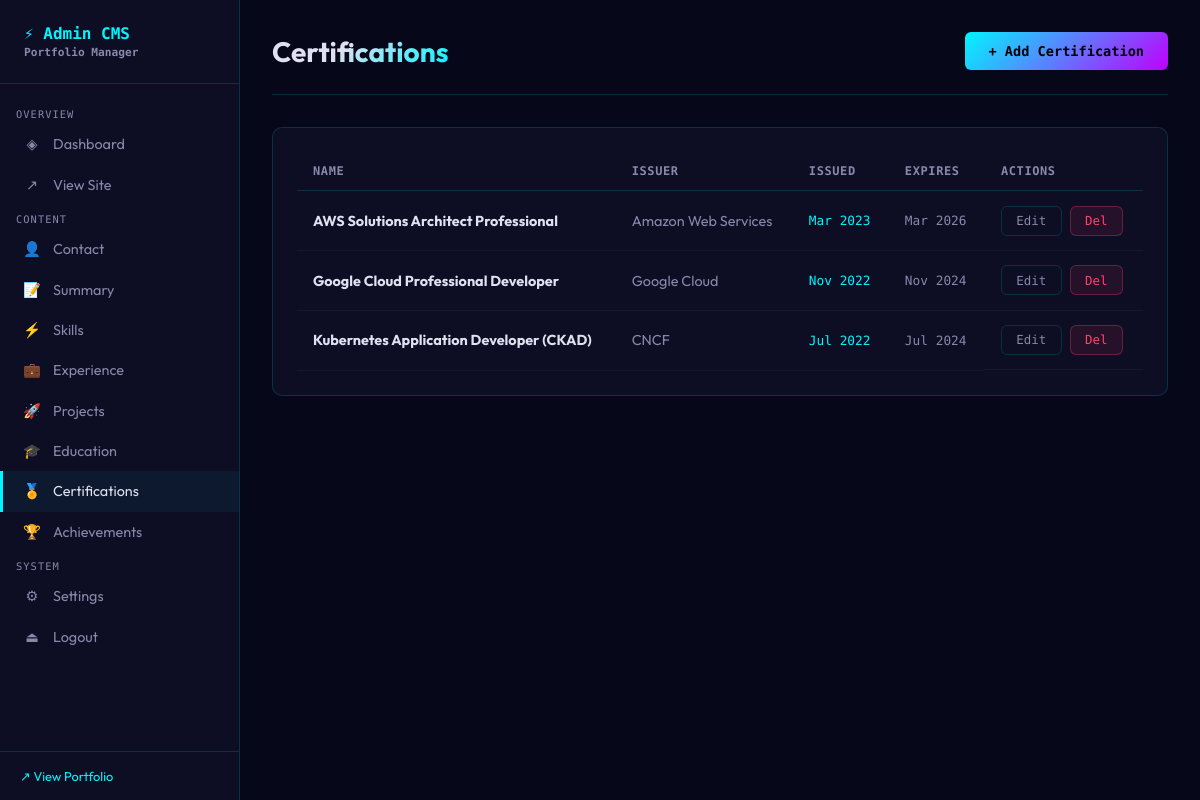
Screenshot of /admin/certifications (signed in) with the database file from the repository.
### tables this page shows
CREATE TABLE certifications (
        id INTEGER PRIMARY KEY,
        name TEXT NOT NULL, issuer TEXT, date_issued TEXT, expiry_date TEXT,
        credential_url TEXT, image_url TEXT, order_index INTEGER DEFAULT 0
    );

### app/routes/admin.py (the view)
@admin_bp.route('/certifications')
@login_required
def certifications():
    db = get_db(current_app.config['DB_PATH'])
    items = db.execute("SELECT * FROM certifications ORDER BY order_index").fetchall()
    db.close()
    return render_template('admin/certifications.html', items=[dict(i) for i in items])

### app/db.py (called while the page is built)
def get_db(db_path):
    conn = sqlite3.connect(db_path)
    conn.row_factory = sqlite3.Row
    conn.execute("PRAGMA journal_mode=WAL")
    return conn

### app/routes/admin.py (called while the page is built)
def login_required(f):
    @wraps(f)
    def decorated(*args, **kwargs):
        if not session.get('admin_logged_in'):
            return redirect(url_for('admin.login'))
        return f(*args, **kwargs)
    return decorated

### app/templates/admin/certifications.html (shortened to what this page needs)
{% extends 'admin/base.html' %}
{% block content %}
<div class="page-header">
  <div><div class="page-title">Certifications</div></div>
  <button class="btn btn-primary" onclick="document.getElementById('modal').classList.add('open')">+ Add Certification</button>
</div>
<div class="card">
  <div class="table-wrap">
    <table>
      <thead><tr><th>Name</th><th>Issuer</th><th>Issued</th><th>Expires</th><th>Actions</th></tr></thead>
      <tbody>
        {% for item in items %}
        <tr>
          <td><strong>{{ item.name }}</strong></td>
          <td style="color:var(--text-dim)">{{ item.issuer }}</td>
          <td style="font-family:var(--font-mono);font-size:.8rem;color:var(--accent)">{{ item.date_issued }}</td>
          <td style="font-family:var(--font-mono);font-size:.8rem;color:var(--text-dim)">{{ item.expiry_date or '—' }}</td>
          <td class="td-actions">
            <button class="btn btn-sm btn-ghost" onclick="editCert({{ item|tojson }})">Edit</button>
            <form method="POST" action="/admin/certifications/delete/{{ item.id }}" onsubmit="return confirm('Delete?')"><button type="submit" class="btn btn-sm btn-danger">Del</button></form>
          </td>
        </tr>
        {% endfor %}
      </tbody>
    </table>
  </div>
</div>
{% endblock %}

### app/templates/admin/base.html (style rules this page uses)
:root { --accent: #00f5ff; --secondary: #bf00ff; --bg: #07071a; --bg2: #0d0d24; --bg3: #12122e; --text: #e0e0f0; --text-dim: #8888aa; --border: rgba(0, 245, 255, 0.15); --success: #00cc88; --error: #ff4466; --font-mono: 'Space Mono', monospace; --font: 'Outfit', sans-serif; --r: 10px; }
*, *::before, *::after { box-sizing: border-box; margin: 0; padding: 0; }
body { font-family: var(--font); background: var(--bg); color: var(--text); min-height: 100vh; display: flex; }
.page-header { display: flex; justify-content: space-between; align-items: center; margin-bottom: 2rem; padding-bottom: 1.5rem; border-bottom: 1px solid var(--border); }
.page-title { font-size: 1.75rem; font-weight: 700; background: linear-gradient(135deg, var(--text) 40%, var(--accent)); -webkit-background-clip: text; -webkit-text-fill-color: transparent; background-clip: text; }
.card { background: var(--bg2); border: 1px solid var(--border); border-radius: var(--r); padding: 1.5rem; margin-bottom: 1.5rem; }
.btn { padding: 0.7rem 1.5rem; border-radius: 6px; font-family: var(--font-mono); font-size: 0.85rem; cursor: pointer; text-decoration: none; display: inline-flex; align-items: center; gap: 0.5rem; border: none; transition: all 0.2s; }
.btn-primary { background: linear-gradient(135deg, var(--accent), var(--secondary)); color: #000; font-weight: 700; }
.btn-ghost { background: transparent; color: var(--text-dim); border: 1px solid var(--border); }
.btn-danger { background: rgba(255, 68, 102, 0.1); color: var(--error); border: 1px solid rgba(255, 68, 102, 0.3); }
.btn-sm { padding: 0.4rem 0.9rem; font-size: 0.78rem; }
.table-wrap { overflow-x: auto; }
table { width: 100%; border-collapse: collapse; }
th { padding: 0.75rem 1rem; text-align: left; font-family: var(--font-mono); font-size: 0.75rem; color: var(--text-dim); border-bottom: 1px solid var(--border); text-transform: uppercase; letter-spacing: 0.05em; }
td { padding: 0.9rem 1rem; border-bottom: 1px solid rgba(255, 255, 255, 0.04); font-size: 0.9rem; vertical-align: middle; }
.td-actions { display: flex; gap: 0.5rem; }

### rows the page displays
certifications: name "AWS Solutions Architect Professional", issuer "Amazon Web Services", date_issued "Mar 2023", expiry_date "Mar 2026"
certifications: name "Google Cloud Professional Developer", issuer "Google Cloud", date_issued "Nov 2022", expiry_date "Nov 2024"
certifications: name "Kubernetes Application Developer (CKAD)", issuer "CNCF", date_issued "Jul 2022", expiry_date "Jul 2024"
